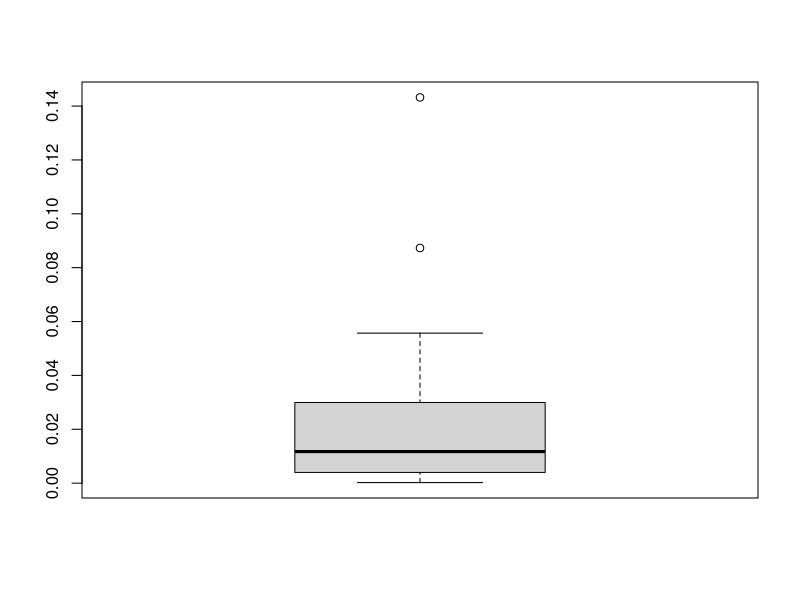

Reproduce this figure in R. (Note: this script raises an error after producing the figure.)

DataF <- read.csv("courses_data_analisis_categorias_nivel_estado.csv",header = T,sep = ",",encoding = "UTF-8")

library(dplyr)
summary(DataF)
str(DataF)

#Analisis Descriptivo de instituciones
df_per_Institucion<-as.data.frame(prop.table(table(DataF$institucion))) %>% arrange(Freq)

boxplot(df_per_Institucion$Freq) #Se observaron valores atipicos por lo cual se decidio hacer un tramiento


##--------------------------Tratamiento Universidades---------------------
#Obtengo todas las universidades diferentes y su prop
dfUni <- as.data.frame(prop.table(table(DataF$institucion)))

#1. tomo el nombre de todas las instituciones diferentes (47 niveles)
dfUni<- dfUni %>% select(Var1) 

#2. Escribir un csv solo con las universidades
write.csv(dfUni,"UniversidadesDF.csv",row.names = FALSE)

#3. Leer archivo csv generado UniversidadesDF.csv es el csv, que tiene las universidades tratadas,
#eliminando las incongruencias 
dfUni <- read.csv("UniversidadesDF.csv",header = T,sep = ",",encoding = "UTF-8")

#4. Left join con csv original, a través de los filtros, solo copia la columna 
DataF <- left_join(DataF,dfUni, by=c("institucion"="universidad")) ##Hacemos un left join para no perder ningun registro

#5 comprobar
table(DataF$equivalente)

#Exportar archivo csv con intituciones tratdas
DataF <- DataF[,!(names(DataF) %in% c("institucion"))] ##Quitamos la columna que transformamos
names(DataF)[length(names(DataF))] <- "institucion" ##Cambiamos nombre a institucion, que es la ultima columna de survey y lo obtenemos con lenght
write.csv(DataF,"tratamiento-institucion.csv",row.names = FALSE)




#cambiar a factor
#DataF$institucion <- as.factor(DataF$institucion)
#prop.table(table(DataF$equivalente))

#Analisis Descriptivo de instituciones despues de tratamiento
DataF <- read.csv("tratamiento-institucion.csv",header = T,sep = ",",encoding = "UTF-8")

df_per_Institucion<-as.data.frame(prop.table(table(DataF$institucion))) %>% arrange(Freq)

#eliminar registro
#Se excluye valor atipico
df_per_Institucion <- df_per_Institucion[!(df_per_Institucion$Var1 %in%c("UEM")),]

boxplot(df_per_Institucion$Freq)

hist(df_per_Institucion$Freq)

qqnorm(df_per_Institucion$Freq)